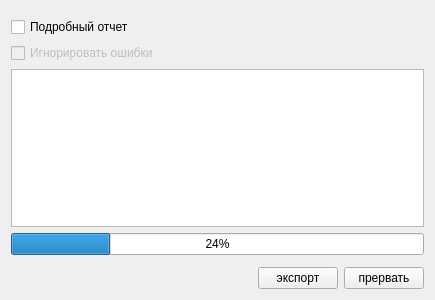
<?xml version="1.0" encoding="UTF-8"?>
<ui version="4.0">
 <class>ExportPage1</class>
 <widget class="QWidget" name="ExportPage1">
  <property name="geometry">
   <rect>
    <x>0</x>
    <y>0</y>
    <width>435</width>
    <height>300</height>
   </rect>
  </property>
  <property name="windowTitle">
   <string>Form</string>
  </property>
  <layout class="QGridLayout">
   <item row="0" column="0" colspan="3">
    <spacer>
     <property name="orientation">
      <enum>Qt::Vertical</enum>
     </property>
     <property name="sizeHint" stdset="0">
      <size>
       <width>20</width>
       <height>40</height>
      </size>
     </property>
    </spacer>
   </item>
   <item row="5" column="0" colspan="3">
    <widget class="CProgressBar" name="progressBar">
     <property name="value">
      <number>24</number>
     </property>
    </widget>
   </item>
   <item row="6" column="0" colspan="3">
    <spacer>
     <property name="orientation">
      <enum>Qt::Vertical</enum>
     </property>
     <property name="sizeHint" stdset="0">
      <size>
       <width>20</width>
       <height>40</height>
      </size>
     </property>
    </spacer>
   </item>
   <item row="7" column="1">
    <widget class="QPushButton" name="btnExport">
     <property name="text">
      <string>экспорт</string>
     </property>
    </widget>
   </item>
   <item row="7" column="2">
    <widget class="QPushButton" name="btnCancel">
     <property name="text">
      <string>прервать</string>
     </property>
    </widget>
   </item>
   <item row="7" column="0">
    <spacer>
     <property name="orientation">
      <enum>Qt::Horizontal</enum>
     </property>
     <property name="sizeHint" stdset="0">
      <size>
       <width>40</width>
       <height>20</height>
      </size>
     </property>
    </spacer>
   </item>
   <item row="4" column="0" colspan="3">
    <widget class="QTextBrowser" name="logBrowser"/>
   </item>
   <item row="1" column="0">
    <widget class="QCheckBox" name="chkVerboseLog">
     <property name="text">
      <string>Подробный отчет</string>
     </property>
    </widget>
   </item>
   <item row="3" column="0">
    <widget class="QCheckBox" name="chkIgnoreErrors">
     <property name="enabled">
      <bool>false</bool>
     </property>
     <property name="text">
      <string>Игнорировать ошибки</string>
     </property>
    </widget>
   </item>
  </layout>
 </widget>
 <customwidgets>
  <customwidget>
   <class>CProgressBar</class>
   <extends>QProgressBar</extends>
   <header>library/ProgressBar.h</header>
  </customwidget>
 </customwidgets>
 <resources/>
 <connections/>
</ui>
